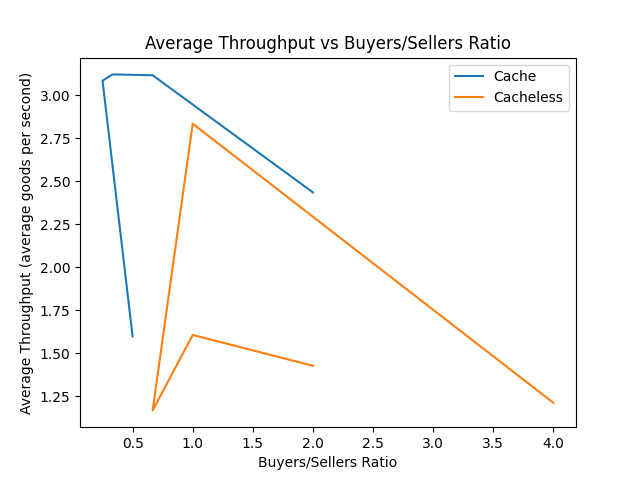

Python code for this plot:
from datetime import datetime
import matplotlib.pyplot as plt

cache_average = []
cacheless_average = []
traders = [1, 2, 3]

def calculate_average(filename, c):
    with open(c + '/buyer_seller/' + filename, 'r') as f:
        data = f.readlines()
    
    start = datetime.strptime(data[0].split()[1], "%H:%M:%S.%f")
    end = datetime.strptime(data[-1].split()[1], "%H:%M:%S.%f")
    duration = end - start
    return (len(data) * 5 )/ duration.total_seconds()
    
filenames_cache = ['1buyer_2sellers.txt', '1buyer_4sellers.txt', '1buyers_3sellers.txt', '2buyers_3sellers.txt', '4buyers_2sellers.txt']
filenames_cacheless = ['2buyers_1seller.txt', '2buyers_2sellers.txt', '2buyers_3sellers.txt', '3buyers_3sellers.txt', '4buyers_1seller.txt']
x_cache = [1/2, 1/4, 1/3, 2/3, 4/2]
x_cacheless = [2/1, 2/2, 2/3, 3/3, 4/1]

for filename in filenames_cache:
    cache_average.append(calculate_average(filename, 'cache'))

for filename in filenames_cacheless:
    cacheless_average.append(calculate_average(filename, 'cacheless'))

print(cache_average)
print(cacheless_average)

plt.plot(x_cache, cache_average, label='Cache')
plt.plot(x_cacheless, cacheless_average, label='Cacheless')
plt.ylabel('Average Throughput (average goods per second)')
plt.xlabel('Buyers/Sellers Ratio')
plt.title('Average Throughput vs Buyers/Sellers Ratio')
plt.legend(loc = 'upper right')
plt.savefig('exp1_buyers_sellers_plot.png')
